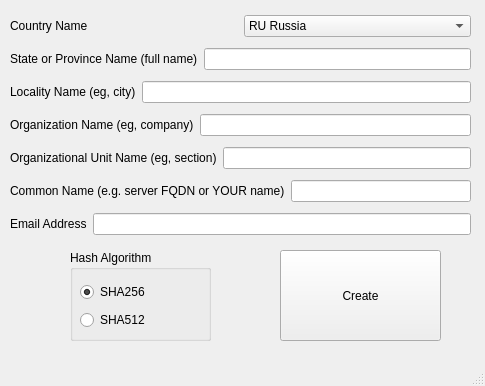
<?xml version="1.0" encoding="UTF-8"?>
<ui version="4.0">
 <class>MainWindow</class>
 <widget class="QMainWindow" name="MainWindow">
  <property name="geometry">
   <rect>
    <x>0</x>
    <y>0</y>
    <width>485</width>
    <height>386</height>
   </rect>
  </property>
  <property name="windowTitle">
   <string>MainWindow</string>
  </property>
  <widget class="QWidget" name="centralwidget">
   <widget class="QPushButton" name="pushButton">
    <property name="geometry">
     <rect>
      <x>280</x>
      <y>250</y>
      <width>161</width>
      <height>91</height>
     </rect>
    </property>
    <property name="text">
     <string>Create</string>
    </property>
   </widget>
   <widget class="QGroupBox" name="HashAlgorithm">
    <property name="geometry">
     <rect>
      <x>70</x>
      <y>250</y>
      <width>141</width>
      <height>91</height>
     </rect>
    </property>
    <property name="title">
     <string>Hash Algorithm</string>
    </property>
    <widget class="QWidget" name="layoutWidget">
     <property name="geometry">
      <rect>
       <x>10</x>
       <y>30</y>
       <width>113</width>
       <height>54</height>
      </rect>
     </property>
     <layout class="QVBoxLayout" name="verticalLayout_2">
      <item>
       <widget class="QRadioButton" name="radioButton_sha256">
        <property name="text">
         <string>SHA256</string>
        </property>
        <property name="checked">
         <bool>true</bool>
        </property>
       </widget>
      </item>
      <item>
       <widget class="QRadioButton" name="radioButton_sha512">
        <property name="text">
         <string>SHA512</string>
        </property>
       </widget>
      </item>
     </layout>
    </widget>
   </widget>
   <widget class="QWidget" name="layoutWidget">
    <property name="geometry">
     <rect>
      <x>10</x>
      <y>10</y>
      <width>461</width>
      <height>232</height>
     </rect>
    </property>
    <layout class="QVBoxLayout" name="verticalLayout">
     <item>
      <layout class="QHBoxLayout" name="horizontalLayout">
       <item>
        <widget class="QLabel" name="label">
         <property name="text">
          <string>Country Name</string>
         </property>
        </widget>
       </item>
       <item>
        <widget class="QComboBox" name="comboBox">
         <item>
          <property name="text">
           <string>RU Russia</string>
          </property>
         </item>
         <item>
          <property name="text">
           <string>UA Ukraine</string>
          </property>
         </item>
        </widget>
       </item>
      </layout>
     </item>
     <item>
      <layout class="QHBoxLayout" name="horizontalLayout_2">
       <item>
        <widget class="QLabel" name="label_2">
         <property name="text">
          <string>State or Province Name (full name)</string>
         </property>
        </widget>
       </item>
       <item>
        <widget class="QLineEdit" name="lineEdit_6"/>
       </item>
      </layout>
     </item>
     <item>
      <layout class="QHBoxLayout" name="horizontalLayout_3">
       <item>
        <widget class="QLabel" name="label_3">
         <property name="text">
          <string>Locality Name (eg, city)</string>
         </property>
        </widget>
       </item>
       <item>
        <widget class="QLineEdit" name="lineEdit_5"/>
       </item>
      </layout>
     </item>
     <item>
      <layout class="QHBoxLayout" name="horizontalLayout_4">
       <item>
        <widget class="QLabel" name="label_4">
         <property name="text">
          <string>Organization Name (eg, company)</string>
         </property>
        </widget>
       </item>
       <item>
        <widget class="QLineEdit" name="lineEdit_4"/>
       </item>
      </layout>
     </item>
     <item>
      <layout class="QHBoxLayout" name="horizontalLayout_5">
       <item>
        <widget class="QLabel" name="label_5">
         <property name="text">
          <string>Organizational Unit Name (eg, section)</string>
         </property>
        </widget>
       </item>
       <item>
        <widget class="QLineEdit" name="lineEdit_3"/>
       </item>
      </layout>
     </item>
     <item>
      <layout class="QHBoxLayout" name="horizontalLayout_6">
       <item>
        <widget class="QLabel" name="label_6">
         <property name="text">
          <string>Common Name (e.g. server FQDN or YOUR name)</string>
         </property>
        </widget>
       </item>
       <item>
        <widget class="QLineEdit" name="lineEdit_2"/>
       </item>
      </layout>
     </item>
     <item>
      <layout class="QHBoxLayout" name="horizontalLayout_7">
       <item>
        <widget class="QLabel" name="label_7">
         <property name="text">
          <string>Email Address</string>
         </property>
        </widget>
       </item>
       <item>
        <widget class="QLineEdit" name="lineEdit"/>
       </item>
      </layout>
     </item>
    </layout>
   </widget>
  </widget>
  <widget class="QMenuBar" name="menubar">
   <property name="geometry">
    <rect>
     <x>0</x>
     <y>0</y>
     <width>485</width>
     <height>36</height>
    </rect>
   </property>
  </widget>
  <widget class="QStatusBar" name="statusbar"/>
 </widget>
 <resources/>
 <connections/>
</ui>
